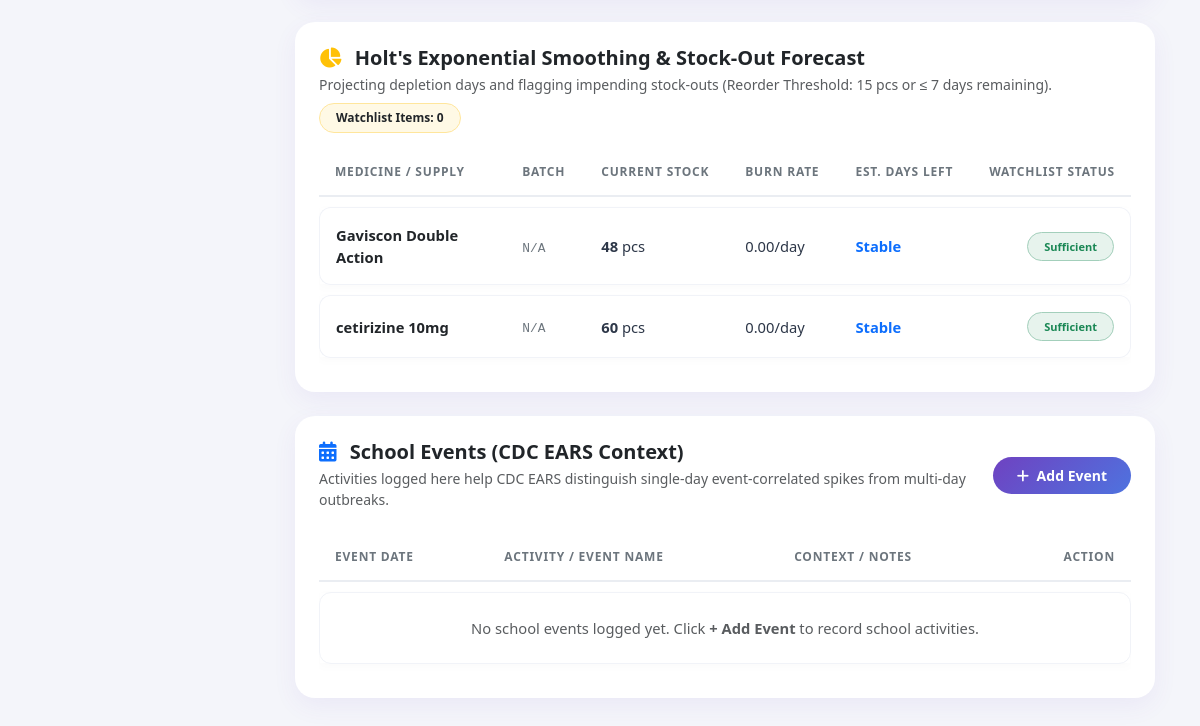
/modules/analytics/index.php (signed in, lower part), run on an earlier commit of the app's database.
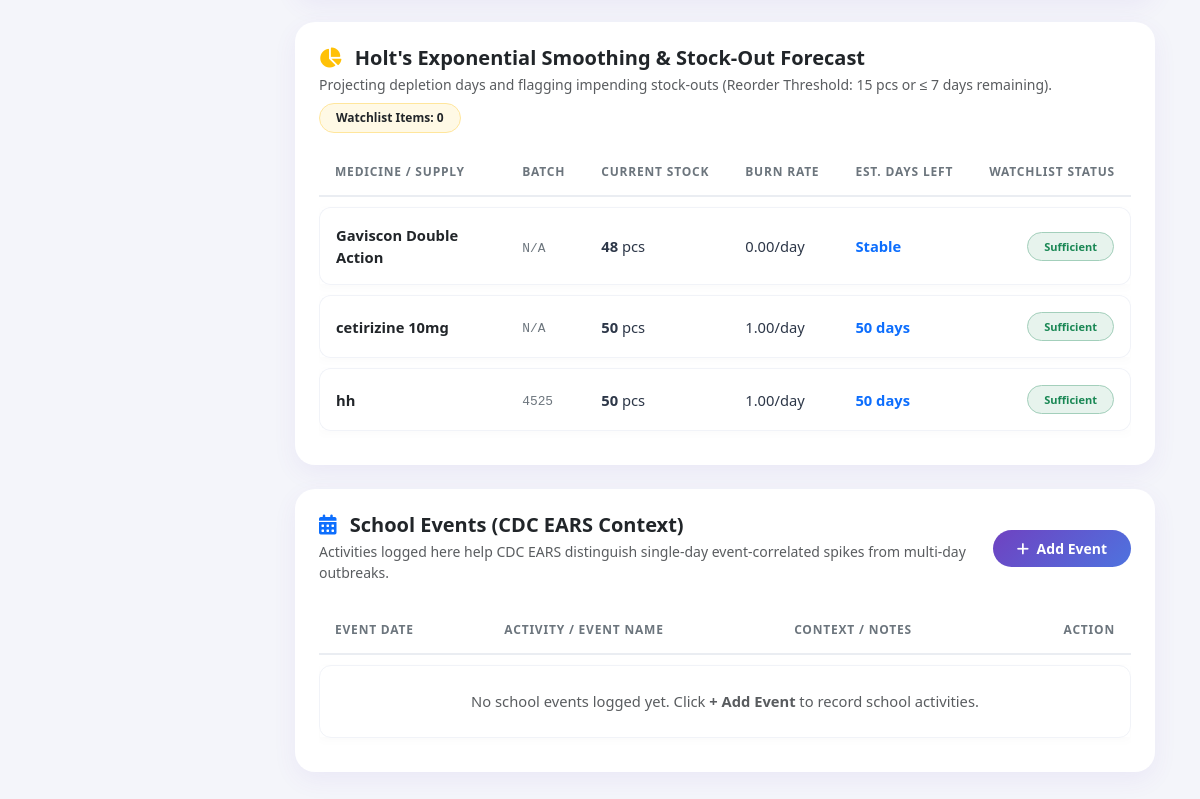
And on a later commit of the database.
### tables this page shows
CREATE TABLE IF NOT EXISTS `inventory` (
  `item_id` int NOT NULL AUTO_INCREMENT,
  `item_name` varchar(100) NOT NULL,
  `batch_number` varchar(100) DEFAULT NULL,
  `current_stock` int NOT NULL DEFAULT '0',
  `initial_stock` int DEFAULT '0',
  `expiration_date` date DEFAULT NULL,
  `reorder_level` int NOT NULL DEFAULT '0',
  `daily_consumption_rate` decimal(5,2) DEFAULT '0.00',
  PRIMARY KEY (`item_id`)
);

### modules/analytics/index.php (the view, shortened to what the changed rows need)
<?php
require_once '../../includes/db_connect.php';
$inventory_forecast = [];
try {
    $inv_stmt = $pdo->query("SELECT * FROM inventory ORDER BY current_stock ASC");
    $all_inv = $inv_stmt->fetchAll(PDO::FETCH_ASSOC);
    foreach ($all_inv as $inv) {
        $stock = (int)$inv['current_stock'];
        $reorder = (int)($inv['reorder_level'] ?? 15);
        $burn = (float)($inv['daily_consumption_rate'] ?? 0);
        $days_left = $burn > 0 ? (int)round($stock / $burn) : null;
        $row_data = [
            'item_id' => (int)$inv['item_id'],
            'item_name' => $inv['item_name'],
            'batch_number' => $inv['batch_number'] ?? 'N/A',
            'current_stock' => $stock,
            'reorder_level' => $reorder,
            'daily_consumption_rate' => $burn,
            'days_left' => $days_left
        ];
        $inventory_forecast[] = $row_data;
    }
} catch (PDOException $e) {
    $inventory_forecast = [];
    $impending_stockouts = [];
}
?>
<!DOCTYPE html>
<html lang="en">
<head>
    <link href="https://cdn.jsdelivr.net/npm/bootstrap@5.3.0/dist/css/bootstrap.min.css" rel="stylesheet">
    <link rel="stylesheet" href="https://cdnjs.cloudflare.com/ajax/libs/font-awesome/6.4.0/css/all.min.css">
</head>
<body>
    <div class="main-content">
        <div class="card p-4 mb-4">
            <div class="table-responsive">
                <table class="table align-middle mb-0" id="forecastTable">
                    <thead>
                        <tr>
                            <th class="ps-3">Medicine / Supply</th>
                            <th>Batch</th>
                            <th>Current Stock</th>
                            <th>Burn Rate</th>
                            <th>Est. Days Left</th>
                            <th class="text-end pe-3">Watchlist Status</th>
                        </tr>
                    </thead>
                    <tbody>
                        <?php if (count($inventory_forecast) > 0): ?>
                            <?php $preview_limit = 5; ?>
                            <?php foreach ($inventory_forecast as $idx => $inv): ?>
                                <?php
                                $stock = $inv['current_stock'];
                                $reorder = $inv['reorder_level'];
                                $burn = $inv['daily_consumption_rate'];
                                $days = $inv['days_left'];
                                $is_impending = ($stock <= 0 || $stock <= $reorder || ($days !== null && $days <= 7));
                                $is_extra = $idx >= $preview_limit;
                                ?>
                                <tr class="<?php echo $is_extra ? 'extra-forecast-row d-none' : ''; ?>">
                                    <td class="ps-3 fw-semibold text-dark"><?php echo htmlspecialchars($inv['item_name']); ?></td>
                                    <td><code class="text-secondary"><?php echo htmlspecialchars($inv['batch_number']); ?></code></td>
                                    <td><strong><?php echo $stock; ?></strong> pcs</td>
                                    <td><?php echo number_format($burn, 2); ?>/day</td>
                                    <td class="fw-bold <?php echo ($days !== null && $days <= 7) ? 'text-danger' : 'text-primary'; ?>">
                                        <?php echo $days !== null ? ($days . ' days') : 'Stable'; ?>
                                    </td>
                                    <td class="text-end pe-3 text-nowrap">
                                        <?php if ($is_impending): ?>
                                            <span class="badge bg-danger bg-opacity-10 text-danger border border-danger-subtle px-3 py-2 rounded-pill fw-semibold">
                                                <i class="fa-solid fa-circle-exclamation me-1"></i> Impending Stock-Out
                                            </span>
                                        <?php else: ?>
                                            <span class="badge bg-success bg-opacity-10 text-success border border-success-subtle px-3 py-2 rounded-pill fw-semibold">
                                                Sufficient
                                            </span>
                                        <?php endif; ?>
                                    </td>
                                </tr>
                            <?php endforeach; ?>
                        <?php else: ?>
                            <tr><td colspan="6" class="text-center text-muted py-4">No inventory items tracked.</td></tr>
                        <?php endif; ?>
                    </tbody>
                </table>
            </div>
        </div>
        <div class="card p-4">
            <div class="table-responsive mt-3">
                <table class="table align-middle mb-0">
                    <thead>
                        <tr>
                            <th class="ps-3">Event Date</th>
                            <th>Activity / Event Name</th>
                            <th>Context / Notes</th>
                            <th class="text-end pe-3 no-print">Action</th>
                        </tr>
                    </thead>
                </table>
            </div>
        </div>
    </div>
</body>
</html>

What changed in the data, as far as the page shows it:
changed inventory "cetirizine 10mg": current_stock "60" → "50"; daily_consumption_rate "0.00" → "1.00"; current_stock (not shown) → "50"; no longer shows "Stable"
added inventory: item_name "hh", batch_number "4525", current_stock "50", daily_consumption_rate "1.00", reorder_level "Sufficient"
